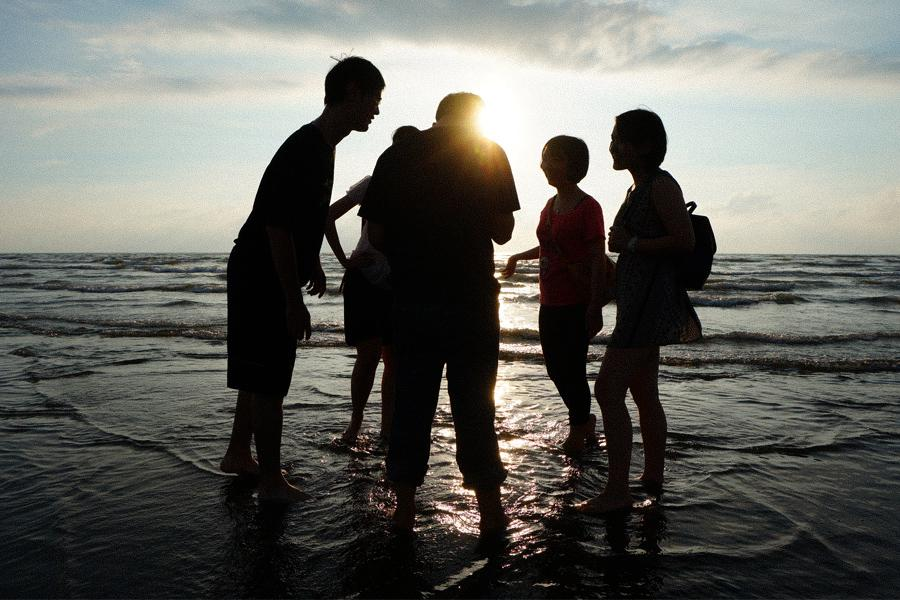
#> input picture 3.jpg, 900 x 600 px
$ python HistEqui_3Channels.py
#> lines starting #> are read from the running program, lines starting #| are printed output that depends on the picture
import cv2

img = cv2.imread("3.jpg")
#> img is the input picture: shape (600, 900, 3); mean B, G, R 94.9, 100.2, 99.9
b,g,r=cv2.split(img)
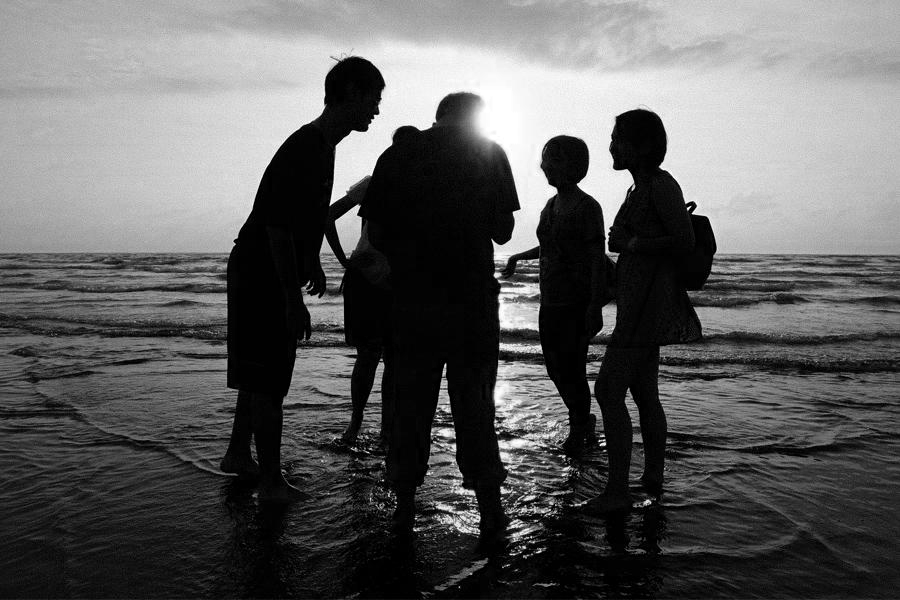
#> b: shape (600, 900); min 0, max 255, mean 94.9
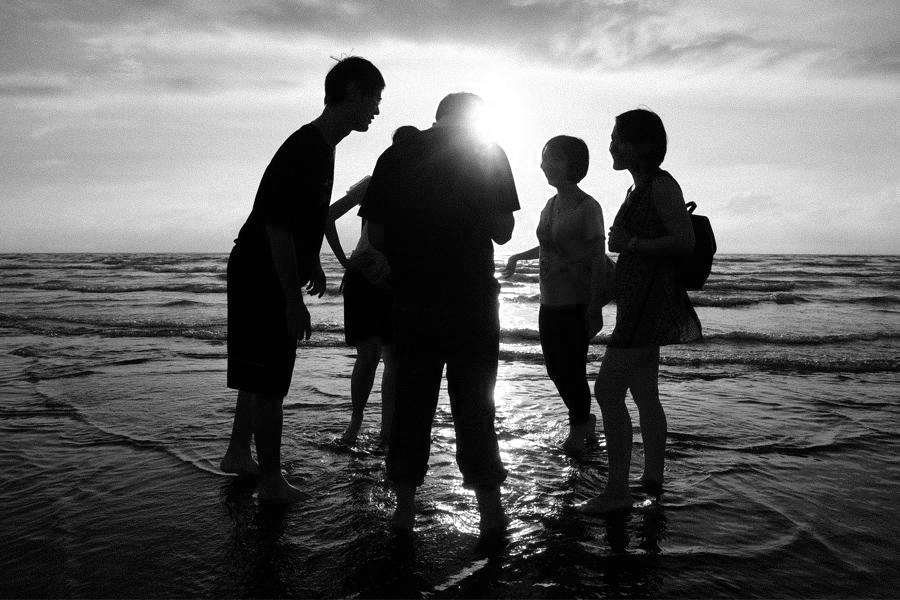
#> r: shape (600, 900); min 0, max 255, mean 99.9
equb = cv2.equalizeHist(b)
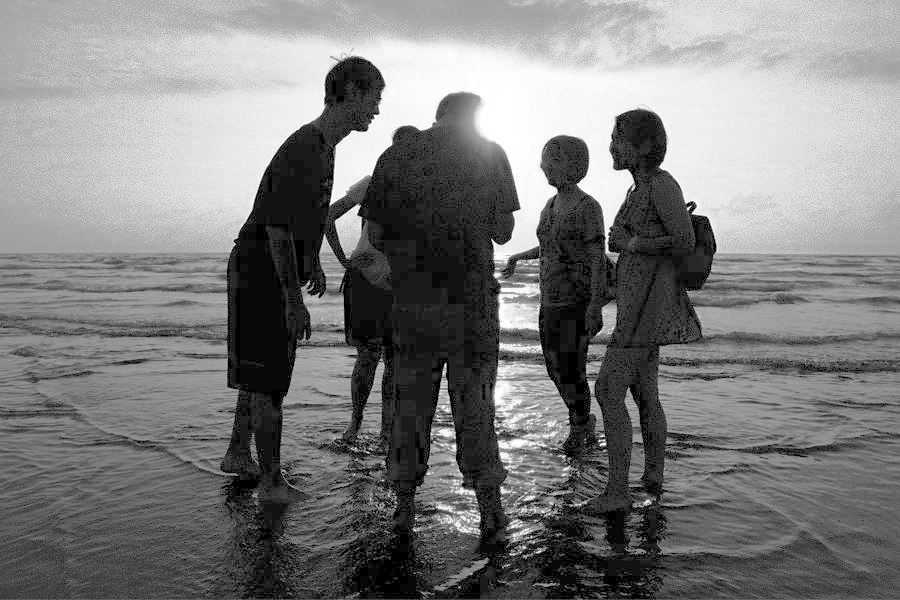
#> equb: shape (600, 900); min 0, max 255, mean 124.8
equg = cv2.equalizeHist(g)
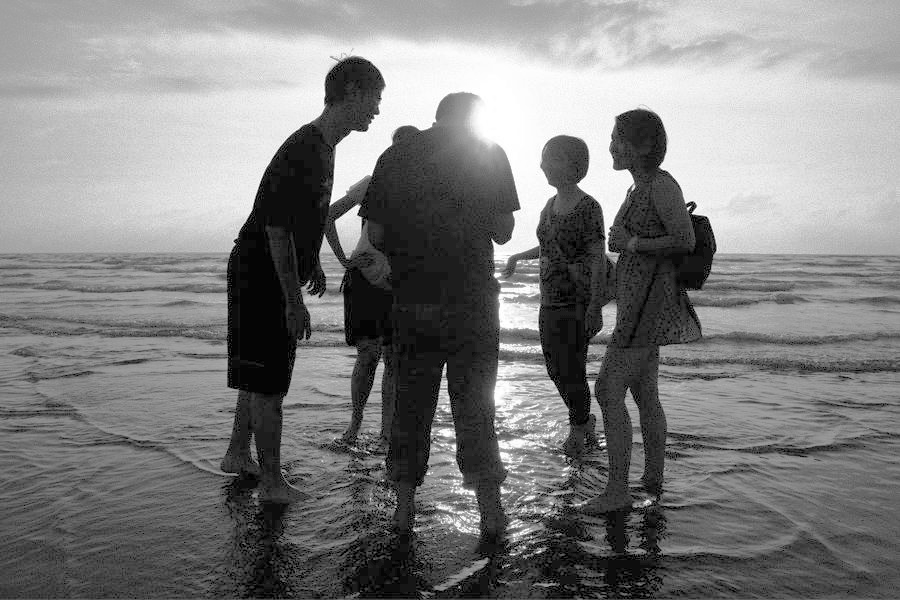
#> equg: shape (600, 900); min 0, max 255, mean 127.2
equr = cv2.equalizeHist(r)
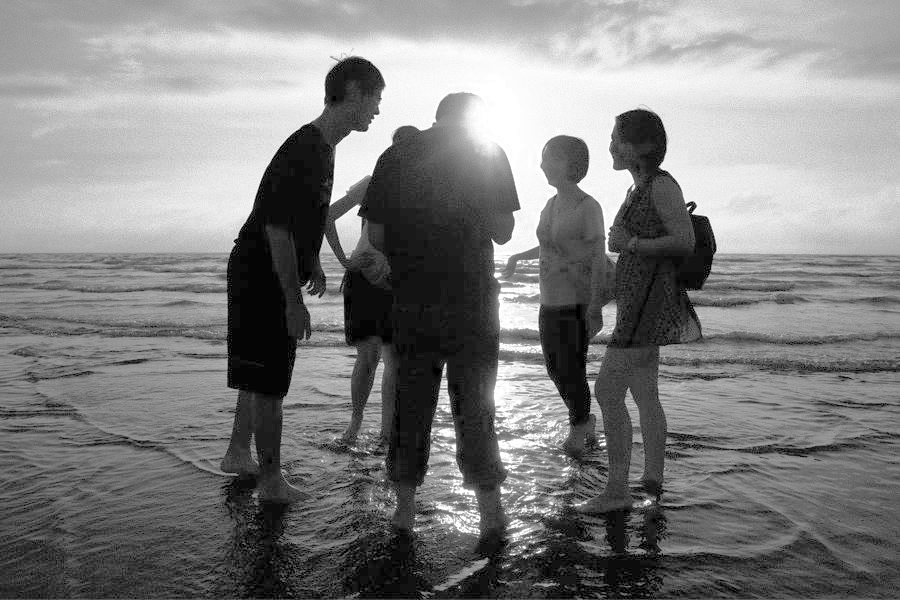
#> equr: shape (600, 900); min 0, max 255, mean 127.6
equ = cv2.merge((equb,equg,equr))
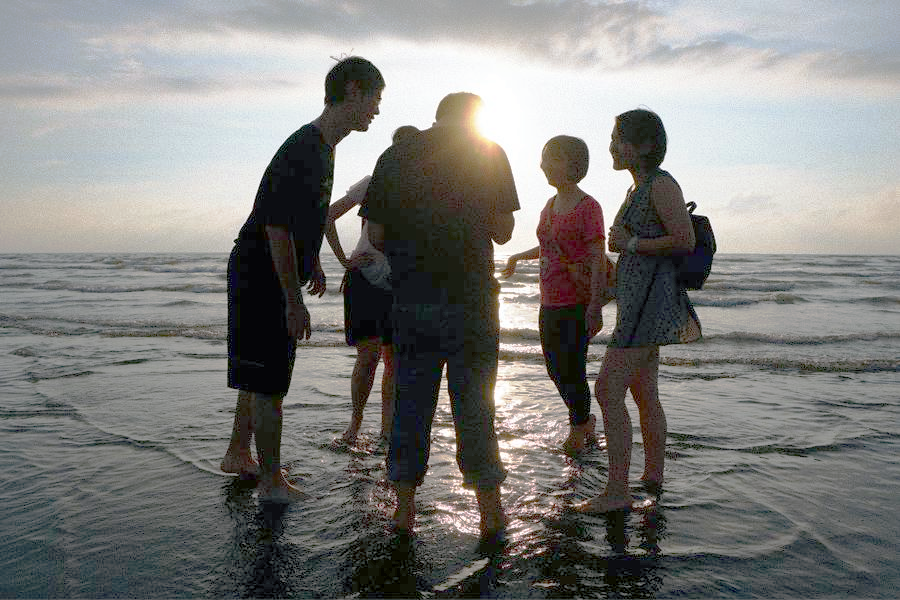
#> equ: shape (600, 900, 3); mean B, G, R 124.8, 127.2, 127.6
cv2.imshow("Input",img)
cv2.imshow("Output",equ)
cv2.waitKey()

$ run again, with 1.jpg copied over 3.jpg
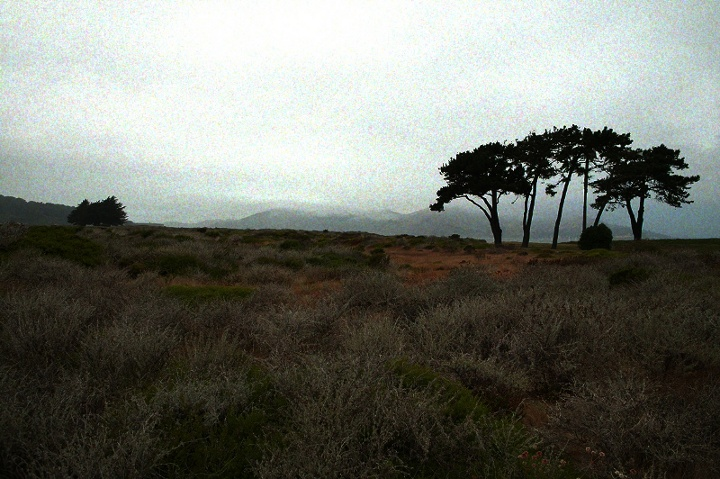
#> input picture 1.jpg, 720 x 479 px
#> img is the input picture: shape (479, 720, 3); mean B, G, R 106.6, 114.6, 112.2
#> `b,g,r=cv2.split(img)`:
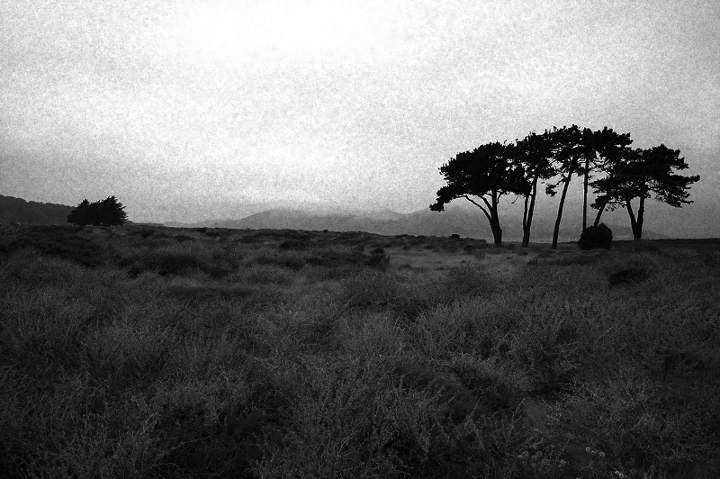
#> r: shape (479, 720); min 0, max 255, mean 112.2
#> `equ = cv2.merge((equb,equg,equr))`:
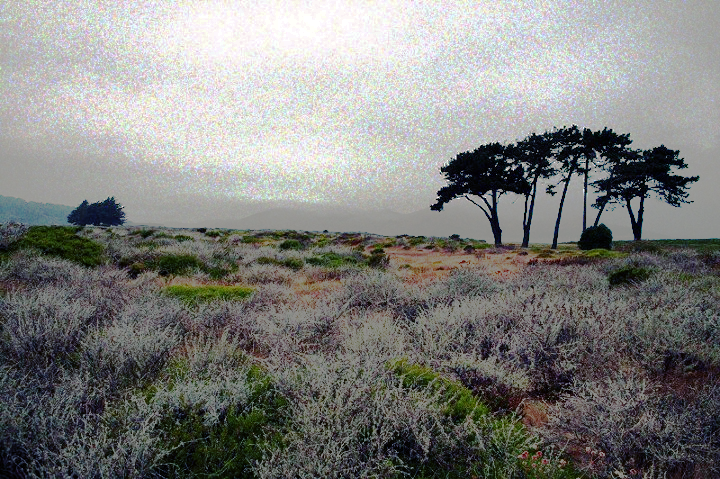
#> equ: shape (479, 720, 3); mean B, G, R 125.8, 128.7, 128.2

$ run again, with 4.jpg copied over 3.jpg
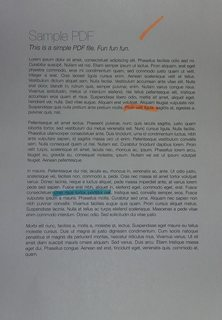
#> input picture 4.jpg, 222 x 320 px
#> img is the input picture: shape (320, 222, 3); mean B, G, R 132.2, 131.3, 129.7
#> `equr = cv2.equalizeHist(r)`:
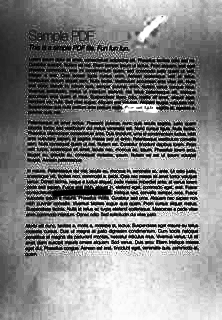
#> equr: shape (320, 222); min 0, max 255, mean 130.9
#> `equ = cv2.merge((equb,equg,equr))`:
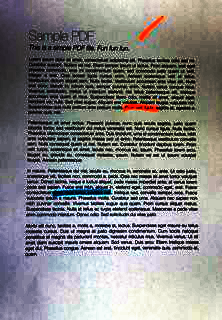
#> equ: shape (320, 222, 3); mean B, G, R 130.6, 130.8, 130.9

$ run again, with 5.jpg copied over 3.jpg
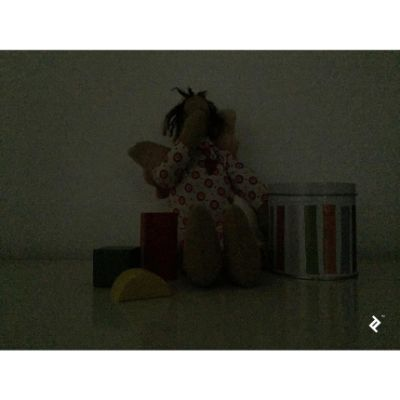
#> input picture 5.jpg, 400 x 400 px
#> img is the input picture: shape (400, 400, 3); mean B, G, R 85.2, 93.6, 93.1
#> `equr = cv2.equalizeHist(r)`:
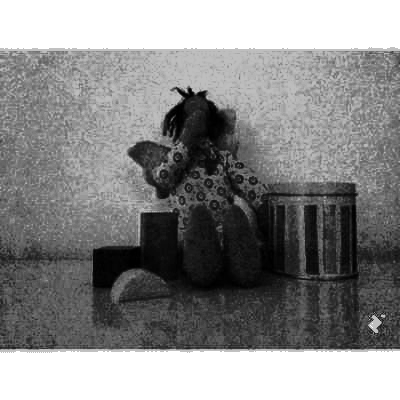
#> equr: shape (400, 400); min 0, max 255, mean 136.7
#> `equ = cv2.merge((equb,equg,equr))`:
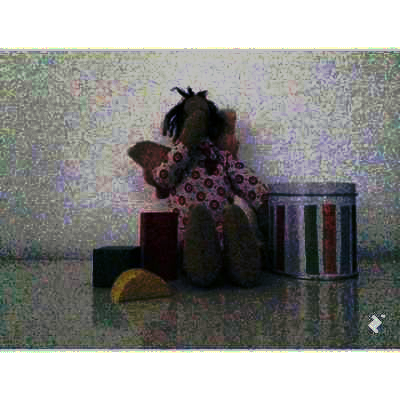
#> equ: shape (400, 400, 3); mean B, G, R 135, 136.8, 136.7
